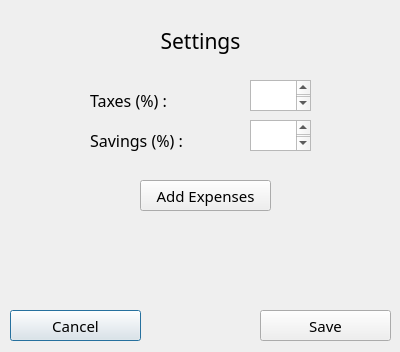
<?xml version="1.0" encoding="UTF-8"?>
<ui version="4.0">
 <class>SettingsDialog</class>
 <widget class="QDialog" name="SettingsDialog">
  <property name="geometry">
   <rect>
    <x>0</x>
    <y>0</y>
    <width>400</width>
    <height>352</height>
   </rect>
  </property>
  <property name="windowTitle">
   <string>Dialog</string>
  </property>
  <widget class="QLabel" name="label">
   <property name="geometry">
    <rect>
     <x>10</x>
     <y>20</y>
     <width>381</width>
     <height>41</height>
    </rect>
   </property>
   <property name="font">
    <font>
     <family>Lexend</family>
     <pointsize>16</pointsize>
    </font>
   </property>
   <property name="text">
    <string>Settings</string>
   </property>
   <property name="alignment">
    <set>Qt::AlignmentFlag::AlignCenter</set>
   </property>
  </widget>
  <widget class="QPushButton" name="pushButton">
   <property name="geometry">
    <rect>
     <x>10</x>
     <y>310</y>
     <width>131</width>
     <height>31</height>
    </rect>
   </property>
   <property name="font">
    <font>
     <family>Lexend</family>
     <pointsize>11</pointsize>
    </font>
   </property>
   <property name="text">
    <string>Cancel</string>
   </property>
  </widget>
  <widget class="QPushButton" name="pushButton_2">
   <property name="geometry">
    <rect>
     <x>260</x>
     <y>310</y>
     <width>131</width>
     <height>31</height>
    </rect>
   </property>
   <property name="font">
    <font>
     <family>Lexend</family>
     <pointsize>11</pointsize>
    </font>
   </property>
   <property name="text">
    <string>Save</string>
   </property>
  </widget>
  <widget class="QLabel" name="label_3">
   <property name="geometry">
    <rect>
     <x>90</x>
     <y>90</y>
     <width>101</width>
     <height>21</height>
    </rect>
   </property>
   <property name="font">
    <font>
     <family>Lexend</family>
     <pointsize>12</pointsize>
    </font>
   </property>
   <property name="text">
    <string>Taxes (%) :</string>
   </property>
  </widget>
  <widget class="QLabel" name="label_4">
   <property name="geometry">
    <rect>
     <x>90</x>
     <y>130</y>
     <width>131</width>
     <height>21</height>
    </rect>
   </property>
   <property name="font">
    <font>
     <family>Lexend</family>
     <pointsize>12</pointsize>
    </font>
   </property>
   <property name="text">
    <string>Savings (%) :</string>
   </property>
  </widget>
  <widget class="QPushButton" name="pushButton_3">
   <property name="geometry">
    <rect>
     <x>140</x>
     <y>180</y>
     <width>131</width>
     <height>31</height>
    </rect>
   </property>
   <property name="font">
    <font>
     <family>Lexend</family>
     <pointsize>11</pointsize>
    </font>
   </property>
   <property name="text">
    <string>Add Expenses</string>
   </property>
  </widget>
  <widget class="QTextEdit" name="textEdit_3">
   <property name="geometry">
    <rect>
     <x>250</x>
     <y>120</y>
     <width>61</width>
     <height>31</height>
    </rect>
   </property>
   <property name="font">
    <font>
     <family>Lexend</family>
     <pointsize>11</pointsize>
    </font>
   </property>
  </widget>
  <widget class="QTextEdit" name="textEdit">
   <property name="geometry">
    <rect>
     <x>250</x>
     <y>80</y>
     <width>61</width>
     <height>31</height>
    </rect>
   </property>
   <property name="font">
    <font>
     <family>Lexend</family>
     <pointsize>11</pointsize>
    </font>
   </property>
  </widget>
 </widget>
 <resources/>
 <connections/>
</ui>
